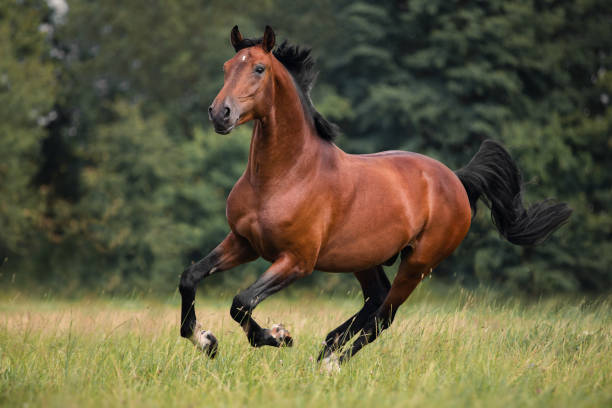
#> input picture Projects/SVD/Rebuild Diagonal Matrix/horse.jpg, 612 x 408 px
$ python task.py
#> lines starting #> are read from the running program, lines starting #| are printed output that depends on the picture
from numpy import linalg
import numpy as np
import matplotlib.pyplot as plt

img = plt.imread('horse.jpg')
#> img is the input picture: shape (408, 612, 3); mean R, G, B 96, 90.6, 62.9

img_rescaled = img / 255

img_gray = img_rescaled @ [0.2126, 0.7152, 0.0722]
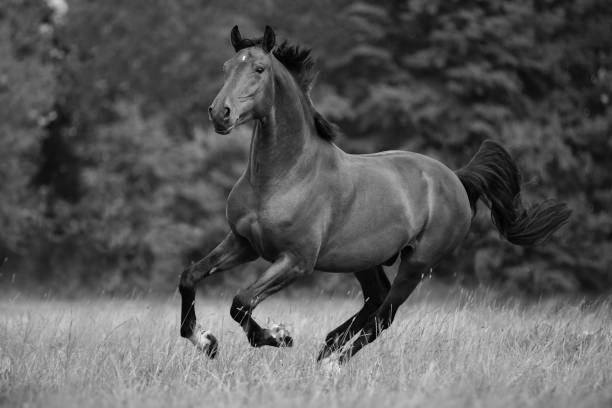
#> img_gray: shape (408, 612) float64; min 0, max 0.974, mean 0.352

U, s, Vt = linalg.svd(img_gray)
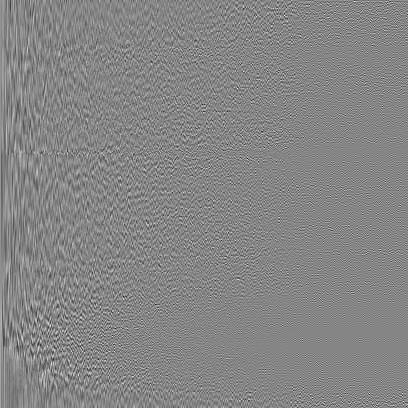
#> U: shape (408, 408) float64; min -0.339, max 0.308, mean 0.000124; drawn with min black and max white
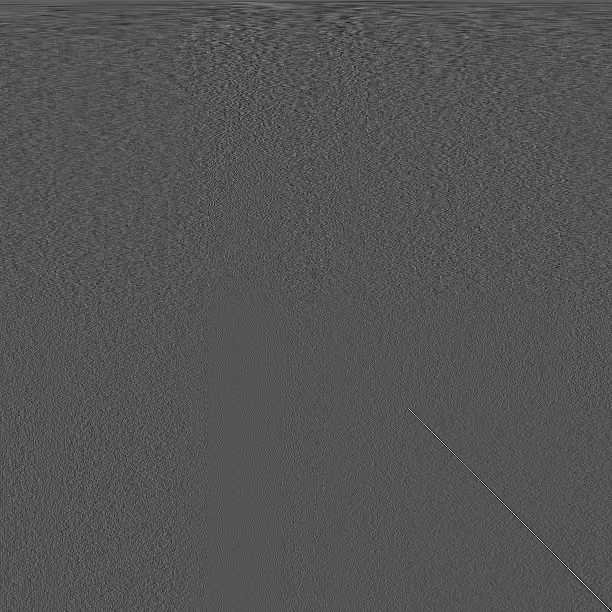
#> Vt: shape (612, 612) float64; min -0.267, max 0.542, mean 6.79e-05; drawn with min black and max white
#> s = 408 values, max 192 at index 0, min 0.00963 at index 407, mean 1.47

Sigma = np.zeros((U.shape[1], Vt.shape[0]))
np.fill_diagonal(Sigma, s)

if __name__ == '__main__':
    # Print shape of the diagonal matrix:
    print(Sigma.shape)
#| (408, 612)
    # Print the norm of the difference between img_gray and the reconstructed SVD product:
    print(linalg.norm(img_gray - U @ Sigma @ Vt))
#| 1.1989431940013908e-12
    # Check if the reconstructed product is close to the original matrix
    print(np.allclose(img_gray, U @ Sigma @ Vt))
#| True
